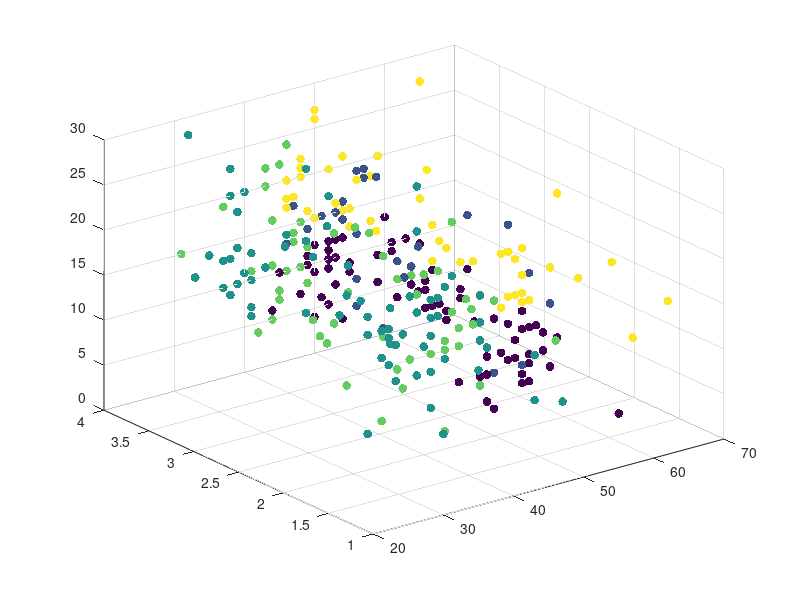

Here is the MATLAB script that generated this plot:
 M = dlmread('hungarian.data.txt');
[rowsNum, colsNum]= size(M);

paramsCount = 14;
inputMatrix = zeros(rowsNum/10, paramsCount);

tempArr = zeros;
tempArrIdx = 1;
for j=1:rowsNum
    for i=1:colsNum
        tempArr(tempArrIdx) = M(j,i);
        tempArrIdx = tempArrIdx + 1;
    end
end

%Get only `paramsCount` important params for clustering
for j=1:(rowsNum/10)
    tempElements = tempArr((1 + (j - 1)*80):80*j);
    inputMatrix(j,1) = tempElements(1,3);
    inputMatrix(j,2) = tempElements(1,4);
    inputMatrix(j,3) = tempElements(1,9);
    inputMatrix(j,4) = tempElements(1,10);
    inputMatrix(j,5) = tempElements(1,12);
    inputMatrix(j,6) = tempElements(1,16);
    inputMatrix(j,7) = tempElements(1,19);
    inputMatrix(j,8) = tempElements(1,32);
    inputMatrix(j,9) = tempElements(1,38);
    inputMatrix(j,10) = tempElements(1,40);
    inputMatrix(j,11) = tempElements(1,41);
    inputMatrix(j,12) = tempElements(1,44);
    inputMatrix(j,13) = tempElements(1,51);
    inputMatrix(j,14) = tempElements(1,58);
end

[IDX,C] = kmeans(inputMatrix,5);

figure
scatter3(inputMatrix(:,1),inputMatrix(:,4),inputMatrix(:,12), 40, IDX, 'filled')

% X = [IDX(1,:),IDX(2,:),IDX(3,:),IDX(4,:),IDX(5,:)];
% varNames = {'1Param'; '2Param'; '3Param'; '4Param'; '5Param'};
% figure
% plotmatrix(inputMatrix);
% text([.08 .24 .43 .66 .83], repmat(-.1,1,5), varNames, 'FontSize',8);
% text(repmat(-.12,1,5), [.86 .62 .41 .25 .02], varNames, 'FontSize',8, 'Rotation',90);